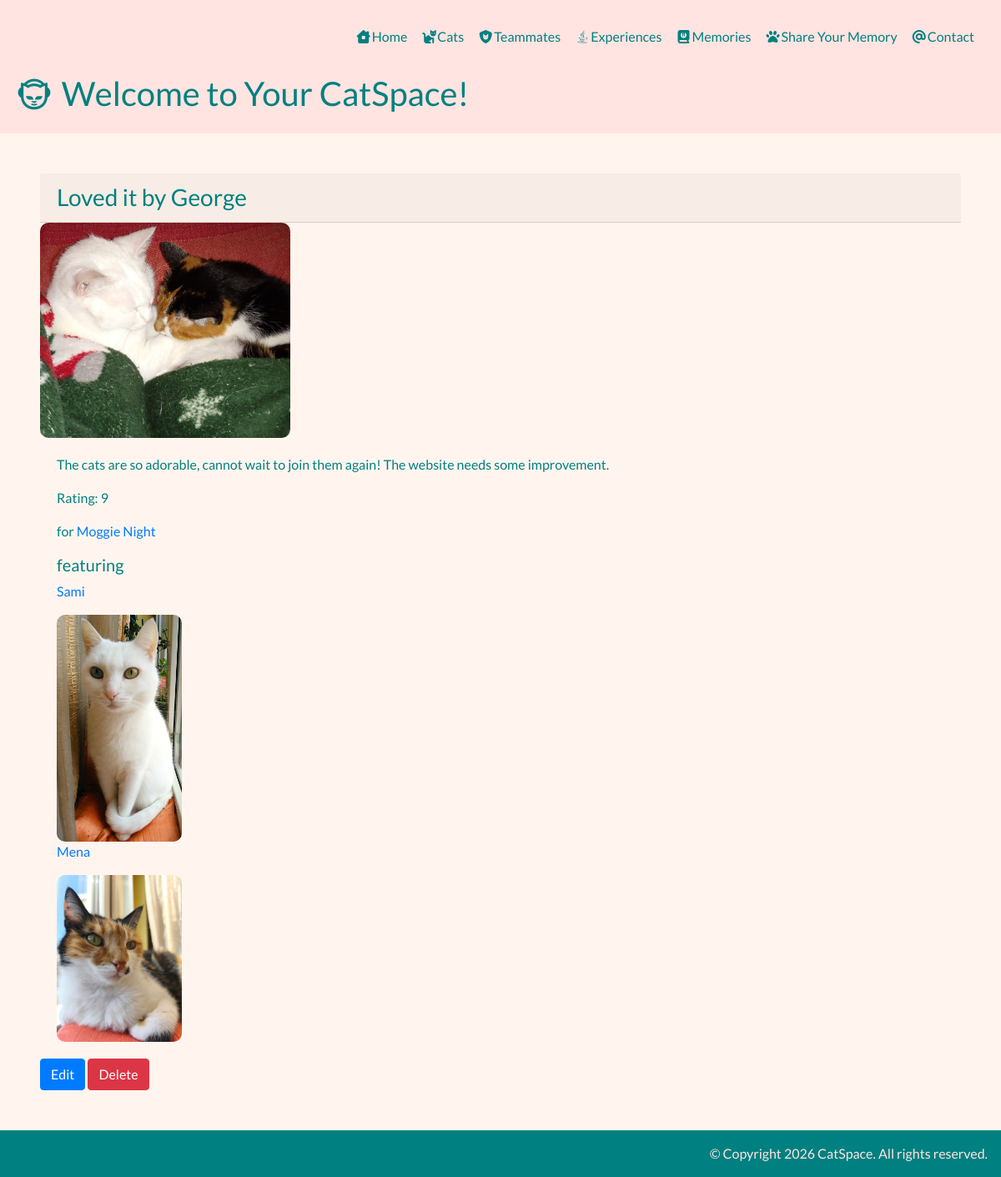
The page /memories/4/ on the database its author committed.
### memories/models.py (models this page shows, shortened)
class Memory(TimeStampMixin):
    title = models.CharField(max_length=30)
    author = models.CharField(max_length=30)
    description = models.TextField(blank=True)
    image = models.ImageField(upload_to="memories/", null=True, blank=True)
    rating = models.PositiveSmallIntegerField(validators=[MinValueValidator(1), MaxValueValidator(10)],
                                              null=True, blank=True)
    experience = models.ForeignKey("experiences.Experience", on_delete=models.SET_NULL, related_name="memories",
                                   null=True, blank=True)
    cats = models.ManyToManyField("cats.Cat", related_name="memories", blank=True)
    class Meta:
        ordering = ["updated_at"]
    def __str__(self) -> str:
        return f"{self.title} by {self.author}"

### experiences/models.py (models this page shows, shortened)
class Experience(TimeStampMixin):
    name = models.CharField(max_length=30, unique=True)
    description = models.TextField(blank=True)
    cover_image_url = models.URLField(null=True, blank=True)
    price = models.DecimalField(max_digits=5, decimal_places=2, validators=[MinValueValidator(0)])
    teammate = models.ForeignKey("teammates.Teammate", on_delete=models.SET_NULL, null=True, blank=True,
                                 related_name="experiences")
    is_available = models.BooleanField(default=True, blank=True)
    slug = models.SlugField(blank=True, unique=True)
    class Meta:
        ordering = ["-updated_at"]
    def __str__(self) -> str:
        return self.name

### cats/models.py (models this page shows, shortened)
class Cat(TimeStampMixin):
    class FurChoice(models.TextChoices):
        BLACK = "Black", "Black"
        WHITE = "White", "White"
        GINGER = "Ginger", "Ginger"
        GRAY = "Gray", "Gray"
        TABBY = "Tabby", "Tabby"
        TUXEDO= "Tuxedo", "Tuxedo"
        CALICO = "Calico", "Calico"
        OTHER = "Other", "Other"
    class EyesChoice(models.TextChoices):
        BLUE = "Blue", "Blue"
        GREEN = "Green", "Green"
        YELLOW = "Yellow", "Yellow"
        ORANGE = "Orange", "Orange"
        HETEROCHROMIA = "Heterochromia", "Heterochromia"
        OTHER = "Other", "Other"
    name = models.CharField(max_length=30, unique=True)
    description = models.TextField(blank=True)
    birthday = models.DateField(blank=True, null=True, validators=[validate_birthday])
    image_url = models.URLField(blank=True, null=True)
    eyes = models.CharField(choices=EyesChoice.choices, max_length=20)
    fur = models.CharField(choices=FurChoice.choices, max_length=20)
    is_long_haired = models.BooleanField(default=False, blank=True)
    def __str__(self) -> str:
        return self.name
    class Meta:
        ordering = ["created_at"]

### memories/views.py (the view)
# urls.py: path("", views.MemoryDetail.as_view(), name="detail"),
class MemoryDetail(DetailView):
    queryset = Memory.objects.select_related("experience").prefetch_related("cats")

### templates/memories/memory_detail.html
{% extends "base.html" %}
{% load static %}
{% block content %}
    <h3 class="card-header">{{ memory }}</h3>
    <div class="card-img">
        {% if memory.image %}
            <a href="{{ memory.image.url }}" target="_blank">
                <img src="{{ memory.image.url }}" alt="Memory Image" width="300px">
            </a>
        {% else %}
            <img src="{% static 'images/hestia_hephaestus.jpg' %}" alt="Hestia Hephaestus Cats"
                 width="600px" height="auto">
        {% endif %}
    </div>
    <div class="card-body">
        {% if memory.description %}<p>{{ memory.description }}</p>{% endif %}
        <p>Rating: {{ memory.rating }}</p>
        {% if memory.experience %}
            <p>for <a href="{% url 'experiences:detail' memory.experience.slug %}">{{ memory.experience }}</a></p>
        {% endif %}
        <h5>featuring</h5>
        {% for cat in memory.cats.all %}
            <p><a href="{% url 'cats:detail' cat.id %}">{{ cat }}</a></p>
            {% if cat.image_url %}
                <img src="{{ cat.image_url }}" alt="Cat Image" width="150" height="auto">
            {% endif %}
        {% empty %}
            <div><img src="{% static 'images/family.jpg' %}" alt="Cat Family" width="150px" height="auto"></div>
        {% endfor %}
    </div>
    <a href="{% url 'memories:update' memory.id %}" class="btn btn-primary">Edit</a>
    <a href="{% url 'memories:delete' memory.id %}" class="btn btn-danger">Delete</a>
{% endblock %}

### static/css/styles.css (style rules this page uses)
body { background-color: seashell; font-family: 'Lato', sans-serif; color: teal; }
img { border-radius: 10px; }

### rows shown on the page
Memory: title+author "Loved it by George", image (picture), description "The cats are so adorable, cannot wait to join them again! The website needs some improvement.", rating "9", experience "Moggie Night"
Cat: name "Sami", image_url (picture)
Cat: name "Mena", image_url (picture)
